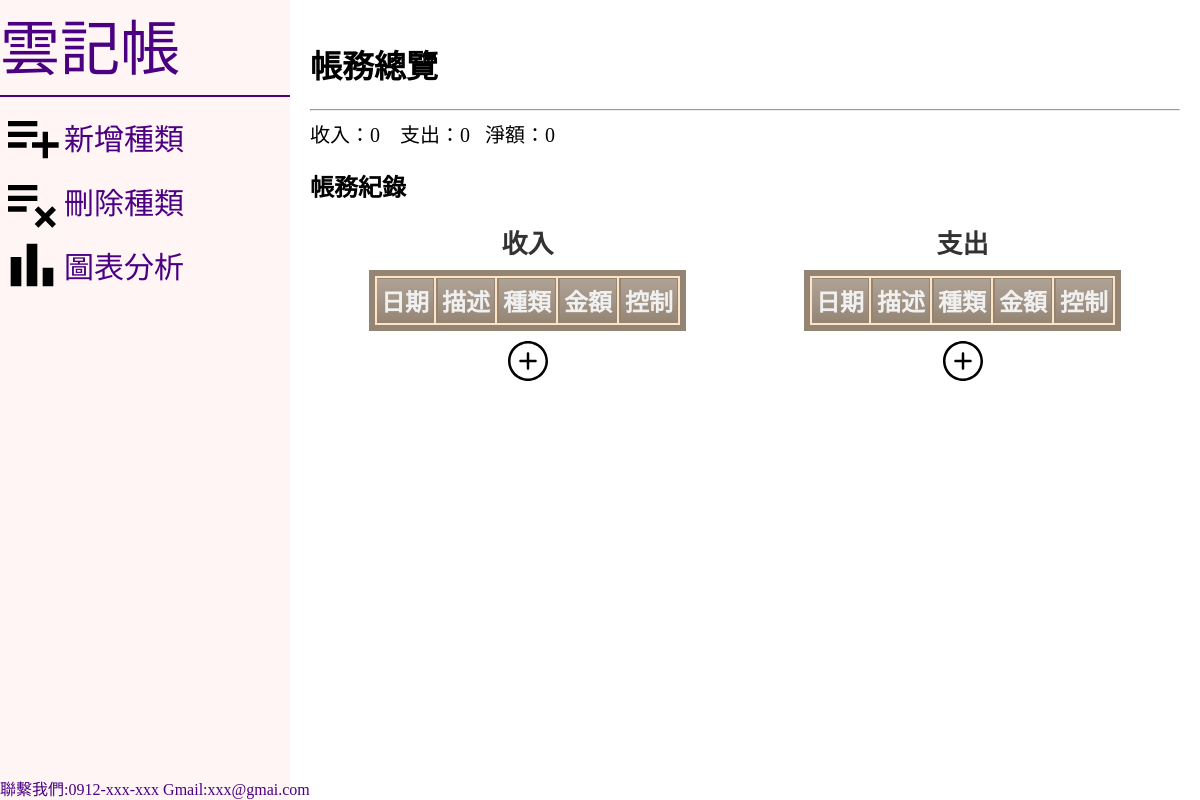
/index/ (signed in), run on an earlier commit of the app's database.
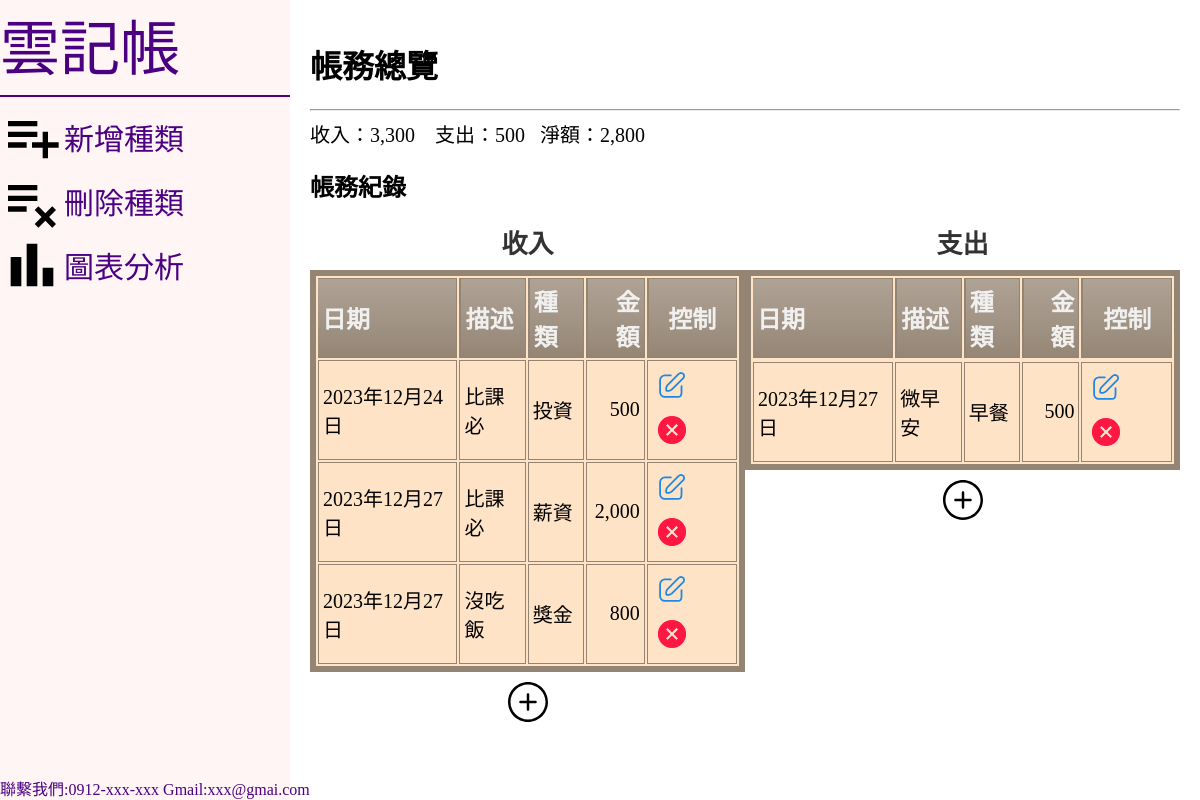
And on a later commit of the database.
### projectapp/models.py (models this page shows, shortened)
class Record_R1(models.Model):
    user=ForeignKey(User,on_delete=models.CASCADE,null=True)
    date 	= DateField()
    description = CharField(max_length=300,null=True)
    categoryR 	= CharField(max_length=50)
    cash 	= IntegerField()
    is_settled = models.BooleanField(default=False)  # 新增用來標記是否已經結算的欄位

class Record_E1(models.Model):
    user=ForeignKey(User,on_delete=models.CASCADE,null=True)
    date 	= DateField()
    description = CharField(max_length=300,null=True)
    categoryE 	= CharField(max_length=50)
    cash 	= IntegerField()
    is_settled = models.BooleanField(default=False)  # 新增用來標記是否已經結算的欄位

### projectapp/views.py (the view)
# urls.py: path('index/',views.recordall_and_cashflow,name='index'),
@login_required
def recordall_and_cashflow(request):
    corrent_user=request.user
    recordAllE=Record_E1.objects.filter(user=corrent_user).order_by('date')
    recordAllR=Record_R1.objects.filter(user=corrent_user).order_by('date')
    income_list=[record.cash for record in recordAllR]
    outcome_list=[record.cash for record in recordAllE]
    income=sum(income_list) if len(income_list)!=0 else 0
    outcome=sum(outcome_list) if len(outcome_list)!=0 else 0
    net = income -outcome
    return render(request,'index.html',locals())

### templates/index.html (shortened to what this page needs)
<!DOCTYPE html>
<html lang="en">
<head>
  <link rel="stylesheet" href="/static/css/index.css">
</head>
<body>
  <div class="container">
    <div class="left-box">
      <div class="listtitle">雲記帳</div>
      <hr>
      <div class="list">
        <a href="/addcategory">
          <img src="/static/img/playlist_add_FILL0_wght400_GRAD0_opsz24.svg" alt="">
          <span>新增種類</span>
        </a>
        <a href="/delcategory">
          <img src="/static/img/playlist_remove_FILL0_wght400_GRAD0_opsz24.svg" alt="">
          <span>刪除種類</span>
        </a>
        <a href="/charts">
          <img src="/static/img/bar_chart_FILL0_wght400_GRAD0_opsz24.svg" alt="">
          <span>圖表分析</span>
        </a>
      </div>
      <div class="content">
        聯繫我們:0912-xxx-xxx
        Gmail:xxx@gmai.com
      </div>
    </div>
    <div class="right-text">
      <h1>帳務總覽</h1>
      <hr>
      <div class="incomeEP">
        收入：<span class="thousand-separator">{{ income }}</span> &nbsp;&nbsp;
        支出：<span class="thousand-separator">{{ outcome }} </span>&nbsp;&nbsp;
        淨額：<span class="thousand-separator">{{ net }}</span>
      </div>
      <h2>帳務紀錄</h2>
      <div class="table-all">
        <div>
          <table class="cinereousTable">
            <caption>收入</caption>
            <thead>
              <tr>
                <th>日期</th>
                <th>描述</th>
                <th>種類</th>
                <th style="text-align: right;">金額</th>
                <th style="text-align: center;">控制</th>
              </tr>
            </thead>
            {% for record in recordAllR %}
            <tr>
              <td>{{ record.date }}</td>
              <td>{{ record.description }}</td>
              <td>{{ record.categoryR }}</td>
              <td class="thousand-separator" style="text-align: right;">{{ record.cash }}</td>
              <td>
                <a href="{% url 'editRr' record.id %}"><img src="/static/img/edit.svg" alt="編輯"></a>
                <a href="{% url 'delRr' record.id %}"><img src="/static/img/cancel-svgrepo-com.svg" alt="刪除"></a>
              </td>
            </tr>
            {% endfor %}
          </table>
          <div style="text-align: center;margin-top:10px">
          <a style="margin-top:10px;" href="/addRrecord">
            <img src="/static/img/plus-circle-svgrepo-com.svg" alt="">
          </a>
        </div>
        </div>
        <div>
          <table class="cinereousTable">
            <caption>支出</caption>
            <thead>
              <th>日期</th>
              <th>描述</th>
              <th>種類</th>
              <th style="text-align: right;">金額</th>
              <th style="text-align: center;">控制</th>
              {% for record in recordAllE %}
            </thead>
            <td>{{ record.date }}</td>
            <td>{{ record.description }}</td>
            <td>{{ record.categoryE }}</td>
            <td class="thousand-separator" style="text-align: right;">{{ record.cash }}</td>
            <td>
              <a href="{% url 'editEr' record.id %}"><img src="/static/img/edit.svg" alt="編輯"></a>
              <a href="{% url 'delEr' record.id %}"><img src="/static/img/cancel-svgrepo-com.svg" alt="刪除"></a>
            </td>
            {% endfor %}
          </table>
          <div style="text-align: center; margin-top:10px">
          <a style="color:black;text-decoration: none;" href="/addErecord">
            <img src="/static/img/plus-circle-svgrepo-com.svg" alt="">
          </a>
        </div>
        </div>
      </div>
    </div>
  </div>
</body>
</html>

### static/css/index.css (style rules this page uses)
body { margin: 0; padding: 0; }
.container { display: flex; width: 100vw; height: 100vh; }
.left-box { width: 25%; background-color: #fff5f5; }
.left-box .list span { color: #4b0082; }
.left-box .list a { color: #4b0082; text-decoration: none; font-size:30px; display: flex; align-items: center; }
.listtitle { color: #4b0082; font-size: 60px; text-align: left; }
.content { position: absolute; color:#4b0082; bottom:0; }
.left-box hr { border: 1px solid #4b0082; }
.right-text { width: 75%; padding: 20px; overflow-y: auto; }
.incomeEP { color:black; font-size: 20px; }
.table-all { display:flex; justify-content: space-around; }
.table-all caption { font-size: 26px; font-weight: bold; color: #333; margin-bottom: 10px; }
.table-all img { text-align: center; }
.thousand-separator { text-align: right; }
table.cinereousTable { border: 6px solid #948473; background-color: #FFE3C6; width: 100%; }
table.cinereousTable td, table.cinereousTable th { border: 1px solid #948473; padding: 4px 4px; }
table.cinereousTable tbody td { font-size: 20px; padding: 4px; }
table.cinereousTable thead { background: #948473; background: -moz-linear-gradient(top, #afa396 0%, #9e9081 66%, #948473 100%); background: -webkit-linear-gradient(top, #afa396 0%, #9e9081 66%, #948473 100%); background: linear-gradient(to bottom, #afa396 0%, #9e9081 66%, #948473 100%); }
table.cinereousTable thead th { font-size: 24px; font-weight: bold; color: #F0F0F0; text-align: left; border-left: 2px solid #948473; }
table.cinereousTable thead th:first-child { border-left: none; }

What changed in the data, as far as the page shows it:
now on this page (row edited): Record_R1: date "2023年12月24日", description "比課必", categoryR "投資", cash "500"
added Record_R1: date "2023年12月27日", description "比課必", categoryR "薪資", cash "2,000"
added Record_R1: date "2023年12月27日", description "沒吃飯", categoryR "獎金", cash "800"
added Record_E1: date "2023年12月27日", description "微早安", categoryE "早餐", cash "500"
Also different on the page:
{{ income }}: "0" → "3,300"
{{ outcome }}: "0" → "500"
{{ net }}: "0" → "2,800"
